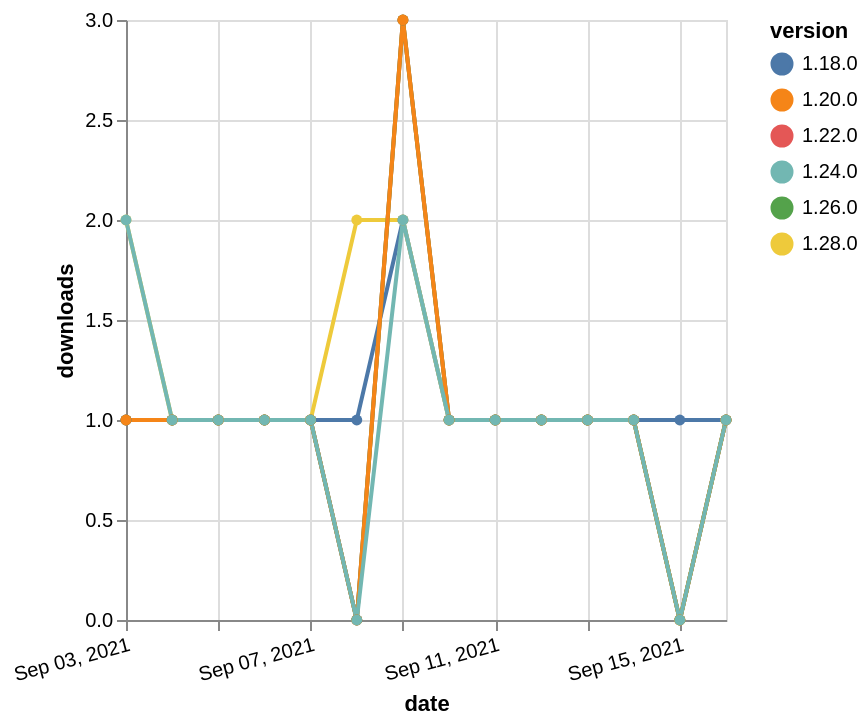

The Vega-Lite source for this figure:
### Vega-Lite specification from a JSON file in a GitHub repository (floating-point values rounded to 4 significant figures)
{"$schema": "https://vega.github.io/schema/vega-lite/v5.json", "description": "A simple bar chart with embedded data.", "data": {"values": [{"date": "2021-09-03", "total": 254, "delta": 1, "version": "1.18.0"}, {"date": "2021-09-04", "total": 255, "delta": 1, "version": "1.18.0"}, {"date": "2021-09-05", "total": 256, "delta": 1, "version": "1.18.0"}, {"date": "2021-09-06", "total": 257, "delta": 1, "version": "1.18.0"}, {"date": "2021-09-07", "total": 258, "delta": 1, "version": "1.18.0"}, {"date": "2021-09-08", "total": 259, "delta": 1, "version": "1.18.0"}, {"date": "2021-09-09", "total": 261, "delta": 2, "version": "1.18.0"}, {"date": "2021-09-10", "total": 262, "delta": 1, "version": "1.18.0"}, {"date": "2021-09-11", "total": 263, "delta": 1, "version": "1.18.0"}, {"date": "2021-09-12", "total": 264, "delta": 1, "version": "1.18.0"}, {"date": "2021-09-13", "total": 265, "delta": 1, "version": "1.18.0"}, {"date": "2021-09-14", "total": 266, "delta": 1, "version": "1.18.0"}, {"date": "2021-09-15", "total": 267, "delta": 1, "version": "1.18.0"}, {"date": "2021-09-16", "total": 268, "delta": 1, "version": "1.18.0"}, {"date": "2021-09-03", "total": 201, "delta": 1, "version": "1.22.0"}, {"date": "2021-09-04", "total": 202, "delta": 1, "version": "1.22.0"}, {"date": "2021-09-05", "total": 203, "delta": 1, "version": "1.22.0"}, {"date": "2021-09-06", "total": 204, "delta": 1, "version": "1.22.0"}, {"date": "2021-09-07", "total": 205, "delta": 1, "version": "1.22.0"}, {"date": "2021-09-08", "total": 205, "delta": 0, "version": "1.22.0"}, {"date": "2021-09-09", "total": 208, "delta": 3, "version": "1.22.0"}, {"date": "2021-09-10", "total": 209, "delta": 1, "version": "1.22.0"}, {"date": "2021-09-11", "total": 210, "delta": 1, "version": "1.22.0"}, {"date": "2021-09-12", "total": 211, "delta": 1, "version": "1.22.0"}, {"date": "2021-09-13", "total": 212, "delta": 1, "version": "1.22.0"}, {"date": "2021-09-14", "total": 213, "delta": 1, "version": "1.22.0"}, {"date": "2021-09-15", "total": 213, "delta": 0, "version": "1.22.0"}, {"date": "2021-09-16", "total": 214, "delta": 1, "version": "1.22.0"}, {"date": "2021-09-03", "total": 122, "delta": 2, "version": "1.28.0"}, {"date": "2021-09-04", "total": 123, "delta": 1, "version": "1.28.0"}, {"date": "2021-09-05", "total": 124, "delta": 1, "version": "1.28.0"}, {"date": "2021-09-06", "total": 125, "delta": 1, "version": "1.28.0"}, {"date": "2021-09-07", "total": 126, "delta": 1, "version": "1.28.0"}, {"date": "2021-09-08", "total": 128, "delta": 2, "version": "1.28.0"}, {"date": "2021-09-09", "total": 130, "delta": 2, "version": "1.28.0"}, {"date": "2021-09-10", "total": 131, "delta": 1, "version": "1.28.0"}, {"date": "2021-09-11", "total": 132, "delta": 1, "version": "1.28.0"}, {"date": "2021-09-12", "total": 133, "delta": 1, "version": "1.28.0"}, {"date": "2021-09-13", "total": 134, "delta": 1, "version": "1.28.0"}, {"date": "2021-09-14", "total": 135, "delta": 1, "version": "1.28.0"}, {"date": "2021-09-15", "total": 135, "delta": 0, "version": "1.28.0"}, {"date": "2021-09-16", "total": 136, "delta": 1, "version": "1.28.0"}, {"date": "2021-09-03", "total": 202, "delta": 1, "version": "1.26.0"}, {"date": "2021-09-04", "total": 203, "delta": 1, "version": "1.26.0"}, {"date": "2021-09-05", "total": 204, "delta": 1, "version": "1.26.0"}, {"date": "2021-09-06", "total": 205, "delta": 1, "version": "1.26.0"}, {"date": "2021-09-07", "total": 206, "delta": 1, "version": "1.26.0"}, {"date": "2021-09-08", "total": 206, "delta": 0, "version": "1.26.0"}, {"date": "2021-09-09", "total": 209, "delta": 3, "version": "1.26.0"}, {"date": "2021-09-10", "total": 210, "delta": 1, "version": "1.26.0"}, {"date": "2021-09-11", "total": 211, "delta": 1, "version": "1.26.0"}, {"date": "2021-09-12", "total": 212, "delta": 1, "version": "1.26.0"}, {"date": "2021-09-13", "total": 213, "delta": 1, "version": "1.26.0"}, {"date": "2021-09-14", "total": 214, "delta": 1, "version": "1.26.0"}, {"date": "2021-09-15", "total": 214, "delta": 0, "version": "1.26.0"}, {"date": "2021-09-16", "total": 215, "delta": 1, "version": "1.26.0"}, {"date": "2021-09-03", "total": 202, "delta": 1, "version": "1.20.0"}, {"date": "2021-09-04", "total": 203, "delta": 1, "version": "1.20.0"}, {"date": "2021-09-05", "total": 204, "delta": 1, "version": "1.20.0"}, {"date": "2021-09-06", "total": 205, "delta": 1, "version": "1.20.0"}, {"date": "2021-09-07", "total": 206, "delta": 1, "version": "1.20.0"}, {"date": "2021-09-08", "total": 206, "delta": 0, "version": "1.20.0"}, {"date": "2021-09-09", "total": 209, "delta": 3, "version": "1.20.0"}, {"date": "2021-09-10", "total": 210, "delta": 1, "version": "1.20.0"}, {"date": "2021-09-11", "total": 211, "delta": 1, "version": "1.20.0"}, {"date": "2021-09-12", "total": 212, "delta": 1, "version": "1.20.0"}, {"date": "2021-09-13", "total": 213, "delta": 1, "version": "1.20.0"}, {"date": "2021-09-14", "total": 214, "delta": 1, "version": "1.20.0"}, {"date": "2021-09-15", "total": 214, "delta": 0, "version": "1.20.0"}, {"date": "2021-09-16", "total": 215, "delta": 1, "version": "1.20.0"}, {"date": "2021-09-03", "total": 172, "delta": 2, "version": "1.24.0"}, {"date": "2021-09-04", "total": 173, "delta": 1, "version": "1.24.0"}, {"date": "2021-09-05", "total": 174, "delta": 1, "version": "1.24.0"}, {"date": "2021-09-06", "total": 175, "delta": 1, "version": "1.24.0"}, {"date": "2021-09-07", "total": 176, "delta": 1, "version": "1.24.0"}, {"date": "2021-09-08", "total": 176, "delta": 0, "version": "1.24.0"}, {"date": "2021-09-09", "total": 178, "delta": 2, "version": "1.24.0"}, {"date": "2021-09-10", "total": 179, "delta": 1, "version": "1.24.0"}, {"date": "2021-09-11", "total": 180, "delta": 1, "version": "1.24.0"}, {"date": "2021-09-12", "total": 181, "delta": 1, "version": "1.24.0"}, {"date": "2021-09-13", "total": 182, "delta": 1, "version": "1.24.0"}, {"date": "2021-09-14", "total": 183, "delta": 1, "version": "1.24.0"}, {"date": "2021-09-15", "total": 183, "delta": 0, "version": "1.24.0"}, {"date": "2021-09-16", "total": 184, "delta": 1, "version": "1.24.0"}]}, "width": "container", "mark": {"type": "line", "point": {"filled": true}}, "encoding": {"x": {"field": "date", "type": "temporal", "timeUnit": "yearmonthdate", "title": "date", "axis": {"labelAngle": -15}}, "y": {"field": "delta", "type": "quantitative", "title": "downloads"}, "color": {"field": "version", "type": "nominal"}, "tooltip": {"field": "delta"}}}
